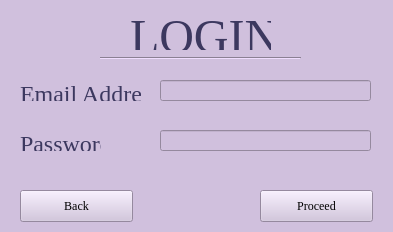
<?xml version="1.0" encoding="UTF-8"?>
<ui version="4.0">
 <class>LoginPortal</class>
 <widget class="QWidget" name="LoginPortal">
  <property name="geometry">
   <rect>
    <x>0</x>
    <y>0</y>
    <width>393</width>
    <height>232</height>
   </rect>
  </property>
  <property name="minimumSize">
   <size>
    <width>393</width>
    <height>232</height>
   </size>
  </property>
  <property name="maximumSize">
   <size>
    <width>393</width>
    <height>232</height>
   </size>
  </property>
  <property name="windowTitle">
   <string>Login</string>
  </property>
  <property name="styleSheet">
   <string notr="true">background-color: rgb(208, 192, 221);</string>
  </property>
  <widget class="QLabel" name="label">
   <property name="geometry">
    <rect>
     <x>130</x>
     <y>10</y>
     <width>141</width>
     <height>41</height>
    </rect>
   </property>
   <property name="font">
    <font>
     <family>Georgia</family>
    </font>
   </property>
   <property name="text">
    <string>&lt;html&gt;&lt;head/&gt;&lt;body&gt;&lt;p&gt;&lt;span style=&quot; font-size:36pt; color:#3c385f;&quot;&gt;LOGIN&lt;/span&gt;&lt;/p&gt;&lt;/body&gt;&lt;/html&gt;</string>
   </property>
   <property name="alignment">
    <set>Qt::AlignCenter</set>
   </property>
  </widget>
  <widget class="QLabel" name="label_2">
   <property name="geometry">
    <rect>
     <x>20</x>
     <y>80</y>
     <width>121</width>
     <height>21</height>
    </rect>
   </property>
   <property name="font">
    <font>
     <family>Georgia</family>
     <pointsize>21</pointsize>
    </font>
   </property>
   <property name="text">
    <string>&lt;html&gt;&lt;head/&gt;&lt;body&gt;&lt;p&gt;&lt;span style=&quot; font-size:18pt; color:#3c385f;&quot;&gt;Email Address&lt;/span&gt;&lt;/p&gt;&lt;/body&gt;&lt;/html&gt;</string>
   </property>
  </widget>
  <widget class="QLabel" name="label_3">
   <property name="geometry">
    <rect>
     <x>20</x>
     <y>130</y>
     <width>81</width>
     <height>21</height>
    </rect>
   </property>
   <property name="font">
    <font>
     <family>Georgia</family>
    </font>
   </property>
   <property name="text">
    <string>&lt;html&gt;&lt;head/&gt;&lt;body&gt;&lt;p&gt;&lt;span style=&quot; font-size:18pt; color:#3c385f;&quot;&gt;Password&lt;/span&gt;&lt;/p&gt;&lt;/body&gt;&lt;/html&gt;</string>
   </property>
  </widget>
  <widget class="QLineEdit" name="loginEmail">
   <property name="geometry">
    <rect>
     <x>160</x>
     <y>80</y>
     <width>211</width>
     <height>21</height>
    </rect>
   </property>
   <property name="palette">
    <palette>
     <active>
      <colorrole role="Button">
       <brush brushstyle="SolidPattern">
        <color alpha="255">
         <red>208</red>
         <green>192</green>
         <blue>221</blue>
        </color>
       </brush>
      </colorrole>
      <colorrole role="Text">
       <brush brushstyle="SolidPattern">
        <color alpha="255">
         <red>60</red>
         <green>56</green>
         <blue>95</blue>
        </color>
       </brush>
      </colorrole>
      <colorrole role="Base">
       <brush brushstyle="SolidPattern">
        <color alpha="255">
         <red>208</red>
         <green>192</green>
         <blue>221</blue>
        </color>
       </brush>
      </colorrole>
      <colorrole role="Window">
       <brush brushstyle="SolidPattern">
        <color alpha="255">
         <red>208</red>
         <green>192</green>
         <blue>221</blue>
        </color>
       </brush>
      </colorrole>
     </active>
     <inactive>
      <colorrole role="Button">
       <brush brushstyle="SolidPattern">
        <color alpha="255">
         <red>208</red>
         <green>192</green>
         <blue>221</blue>
        </color>
       </brush>
      </colorrole>
      <colorrole role="Text">
       <brush brushstyle="SolidPattern">
        <color alpha="255">
         <red>60</red>
         <green>56</green>
         <blue>95</blue>
        </color>
       </brush>
      </colorrole>
      <colorrole role="Base">
       <brush brushstyle="SolidPattern">
        <color alpha="255">
         <red>208</red>
         <green>192</green>
         <blue>221</blue>
        </color>
       </brush>
      </colorrole>
      <colorrole role="Window">
       <brush brushstyle="SolidPattern">
        <color alpha="255">
         <red>208</red>
         <green>192</green>
         <blue>221</blue>
        </color>
       </brush>
      </colorrole>
     </inactive>
     <disabled>
      <colorrole role="Button">
       <brush brushstyle="SolidPattern">
        <color alpha="255">
         <red>208</red>
         <green>192</green>
         <blue>221</blue>
        </color>
       </brush>
      </colorrole>
      <colorrole role="Text">
       <brush brushstyle="SolidPattern">
        <color alpha="255">
         <red>127</red>
         <green>127</green>
         <blue>127</blue>
        </color>
       </brush>
      </colorrole>
      <colorrole role="Base">
       <brush brushstyle="SolidPattern">
        <color alpha="255">
         <red>208</red>
         <green>192</green>
         <blue>221</blue>
        </color>
       </brush>
      </colorrole>
      <colorrole role="Window">
       <brush brushstyle="SolidPattern">
        <color alpha="255">
         <red>208</red>
         <green>192</green>
         <blue>221</blue>
        </color>
       </brush>
      </colorrole>
     </disabled>
    </palette>
   </property>
   <property name="font">
    <font>
     <family>Georgia</family>
    </font>
   </property>
  </widget>
  <widget class="QLineEdit" name="loginPassword">
   <property name="geometry">
    <rect>
     <x>160</x>
     <y>130</y>
     <width>211</width>
     <height>21</height>
    </rect>
   </property>
   <property name="palette">
    <palette>
     <active>
      <colorrole role="WindowText">
       <brush brushstyle="SolidPattern">
        <color alpha="255">
         <red>60</red>
         <green>56</green>
         <blue>95</blue>
        </color>
       </brush>
      </colorrole>
      <colorrole role="Button">
       <brush brushstyle="SolidPattern">
        <color alpha="255">
         <red>208</red>
         <green>192</green>
         <blue>221</blue>
        </color>
       </brush>
      </colorrole>
      <colorrole role="Text">
       <brush brushstyle="SolidPattern">
        <color alpha="255">
         <red>60</red>
         <green>56</green>
         <blue>95</blue>
        </color>
       </brush>
      </colorrole>
      <colorrole role="Base">
       <brush brushstyle="SolidPattern">
        <color alpha="255">
         <red>208</red>
         <green>192</green>
         <blue>221</blue>
        </color>
       </brush>
      </colorrole>
      <colorrole role="Window">
       <brush brushstyle="SolidPattern">
        <color alpha="255">
         <red>208</red>
         <green>192</green>
         <blue>221</blue>
        </color>
       </brush>
      </colorrole>
     </active>
     <inactive>
      <colorrole role="WindowText">
       <brush brushstyle="SolidPattern">
        <color alpha="255">
         <red>60</red>
         <green>56</green>
         <blue>95</blue>
        </color>
       </brush>
      </colorrole>
      <colorrole role="Button">
       <brush brushstyle="SolidPattern">
        <color alpha="255">
         <red>208</red>
         <green>192</green>
         <blue>221</blue>
        </color>
       </brush>
      </colorrole>
      <colorrole role="Text">
       <brush brushstyle="SolidPattern">
        <color alpha="255">
         <red>60</red>
         <green>56</green>
         <blue>95</blue>
        </color>
       </brush>
      </colorrole>
      <colorrole role="Base">
       <brush brushstyle="SolidPattern">
        <color alpha="255">
         <red>208</red>
         <green>192</green>
         <blue>221</blue>
        </color>
       </brush>
      </colorrole>
      <colorrole role="Window">
       <brush brushstyle="SolidPattern">
        <color alpha="255">
         <red>208</red>
         <green>192</green>
         <blue>221</blue>
        </color>
       </brush>
      </colorrole>
     </inactive>
     <disabled>
      <colorrole role="WindowText">
       <brush brushstyle="SolidPattern">
        <color alpha="255">
         <red>127</red>
         <green>127</green>
         <blue>127</blue>
        </color>
       </brush>
      </colorrole>
      <colorrole role="Button">
       <brush brushstyle="SolidPattern">
        <color alpha="255">
         <red>208</red>
         <green>192</green>
         <blue>221</blue>
        </color>
       </brush>
      </colorrole>
      <colorrole role="Text">
       <brush brushstyle="SolidPattern">
        <color alpha="255">
         <red>127</red>
         <green>127</green>
         <blue>127</blue>
        </color>
       </brush>
      </colorrole>
      <colorrole role="Base">
       <brush brushstyle="SolidPattern">
        <color alpha="255">
         <red>208</red>
         <green>192</green>
         <blue>221</blue>
        </color>
       </brush>
      </colorrole>
      <colorrole role="Window">
       <brush brushstyle="SolidPattern">
        <color alpha="255">
         <red>208</red>
         <green>192</green>
         <blue>221</blue>
        </color>
       </brush>
      </colorrole>
     </disabled>
    </palette>
   </property>
   <property name="font">
    <font>
     <family>Georgia</family>
    </font>
   </property>
  </widget>
  <widget class="QPushButton" name="ProceedLogin">
   <property name="geometry">
    <rect>
     <x>260</x>
     <y>190</y>
     <width>113</width>
     <height>32</height>
    </rect>
   </property>
   <property name="font">
    <font>
     <family>Georgia</family>
    </font>
   </property>
   <property name="text">
    <string>Proceed</string>
   </property>
  </widget>
  <widget class="QPushButton" name="Back">
   <property name="geometry">
    <rect>
     <x>20</x>
     <y>190</y>
     <width>113</width>
     <height>32</height>
    </rect>
   </property>
   <property name="font">
    <font>
     <family>Georgia</family>
    </font>
   </property>
   <property name="text">
    <string>Back</string>
   </property>
  </widget>
  <widget class="Line" name="line">
   <property name="geometry">
    <rect>
     <x>100</x>
     <y>50</y>
     <width>201</width>
     <height>16</height>
    </rect>
   </property>
   <property name="orientation">
    <enum>Qt::Horizontal</enum>
   </property>
  </widget>
 </widget>
 <resources/>
 <connections/>
</ui>
